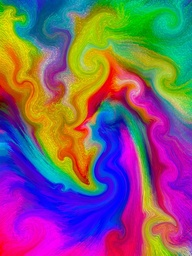
#> input picture soccer-1.jpg, 192 x 256 px, shrunk from 601 x 800 before the run
$ python IACV.py
#> lines starting #> are read from the running program, lines starting #| are printed output that depends on the picture; after the words box and inside, x2 and y2 are one past the last pixel; in counts of white or black regions, pixels touching at a corner belong together
    #cv2 é BGR

#Reconhecimento de Imagem
import cv2
from sklearn import tree
#import numpy as np
#from matplotlib import pyplot as plt
#from time import sleep
arquivo = open('arq.txt', 'w')

iJ = cv2.imread("soccer-1.jpg")
#> iJ is the input picture: shape (256, 192, 3); mean B, G, R 117.3, 92.1, 125.8
print(iJ.shape)
#| (256, 192, 3)
eixox = int(iJ.shape[1] // 2)  #Divide o eixo x
#> eixox = 96
eixoy = int(iJ.shape[0] // 2)  #Divide o eixo y
#> eixoy = 128
print(eixox)
#| 96
print(eixoy)
#| 128
print('=======')

def pintar (x, y, cR, cG, cB):
    for q in range(7):          #Pinta 8 em 8
        for w in range(7):      #Pinta 8 em 8
            iJ.itemset((y+w, x+q, 2), cR)    #Vermelho
            iJ.itemset((y+w, x+q, 1), cG)    #Verde
            iJ.itemset((y+w, x+q, 0), cB)    #Azul
def salvar (nome):
    cv2.imwrite(f'{nome}.jpg', iJ)
# [32 lines of commented-out code are left out]
feature = [(255, 0, 0), (0, 255, 0), (0, 0, 255), (255, 255, 0), (255, 0, 255), (255, 255, 255), (0, 0, 0), (0, 255, 150), (150, 255, 150), (150, 255, 0), (125, 125, 125), (0, 125, 125), (0, 0, 125), (220, 120, 120), (255, 125, 0), (110, 62, 0), (35, 35, 35)]     # [46, 102, 115], [157, 152, 24]]
labels = [0, 1, 2, 3, 4, 5, 6, 7, 8, 9, 10, 11, 2, 12, 13, 14, 15]
nnt = tree.DecisionTreeClassifier()
nnt = nnt.fit(feature , labels)

for i in range(0, eixox, 8):        #x,x,step
    for u in range(0, eixoy, 8):    #y,y,step
        print (i)
        print (u)
        r = iJ.item(u, i, 2)
        g = iJ.item(u, i, 1)
        b = iJ.item(u, i, 0)

        if(nnt.predict([[r, g, b]])) == 0:
            print("Vermelho")
            pintar(u, i, 255, 0, 0)
        elif(nnt.predict([[r, g, b]])) == 1:
            print("Verde")
            pintar(u, i, 0, 255, 0)
        elif (nnt.predict([[r, g, b]])) == 2:
            print("Azul")
            pintar(u, i, 0, 0, 255)
        elif (nnt.predict([[r, g, b]])) == 3:
            print("Amarelo")
            pintar(u, i, 255, 255, 0)
        elif (nnt.predict([[r, g, b]])) == 4:
            print("Rosa")
            pintar(u, i, 255, 0, 255)
        elif (nnt.predict([[r, g, b]])) == 5:
            print("Branco")
            pintar(u, i, 255, 255, 255)
        elif (nnt.predict([[r, g, b]])) == 6:
            print("Preto")
            pintar(u, i, 0, 0, 0)
        elif (nnt.predict([[r, g, b]])) == 7:
            print("Verde menta")
            pintar(u, i, 0, 255, 150)
        elif (nnt.predict([[r, g, b]])) == 8:
            print("Verde menta claro")
            pintar(u, i, 150, 255, 150)
        elif (nnt.predict([[r, g, b]])) == 9:
            print("Verde lima")
            pintar(u, i, 150, 255, 0)
        elif (nnt.predict([[r, g, b]])) == 10:
            print("Cinza prata")
            pintar(u, i, 125, 125, 125)
        elif (nnt.predict([[r, g, b]])) == 11:
            print("Azul marinho")
            pintar(u, i, 0, 0, 125)
        elif (nnt.predict([[r, g, b]])) == 12:
            print("Rosa pink")
            pintar(u, i, 220, 120, 120)
        elif (nnt.predict([[r, g, b]])) == 13:
            print("Laranja")
            pintar(u, i, 255, 125, 0)
        elif (nnt.predict([[r, g, b]])) == 14:
            print("Marrom")
            pintar(u, i, 145, 90, 20)
        elif (nnt.predict([[r, g, b]])) == 15:
            print("Cinza escuro")
            pintar(u, i, 35, 35, 35)
        else:
            print("Error")
        salvar('soccer-2')
        print('=========== \n')
#> this loop made 12 passes
#> pass 1, in salvar (call 2), `cv2.imwrite(f'{nome}.jpg', iJ)`:
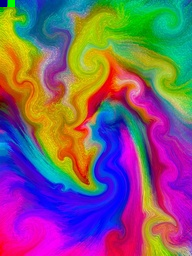
#> saved as soccer-2.jpg: shape (256, 192, 3); mean B, G, R 117.2, 92.1, 125.7
#> pass 1, in salvar (call 4), `cv2.imwrite(f'{nome}.jpg', iJ)`:
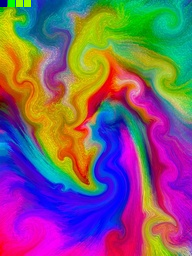
#> saved as soccer-2.jpg: shape (256, 192, 3); mean B, G, R 116.9, 92.4, 126

#print (iJ.item(u, i, 2)) #R
#print (iJ.item(u, i, 1)) #G
#print (iJ.item(u, i, 0)) #B
arquivo.write('R: \n' + str(iJ.item(u, i, 2)) +'\n'+ 'G: \n'  + str(iJ.item(u, i, 1)) +'\n'+ 'B: \n' + str(iJ.item(u, i, 0)) +'\n'+  '\n'+'========='+ '\n')
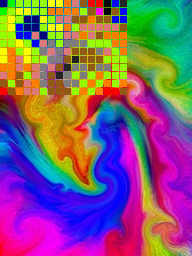
#> iJ: shape (256, 192, 3); 19.14% of pixels changed, all inside (x1, y1, x2, y2) = (0, 0, 127, 95)
arquivo.close()

# [13 lines of commented-out code are left out]
